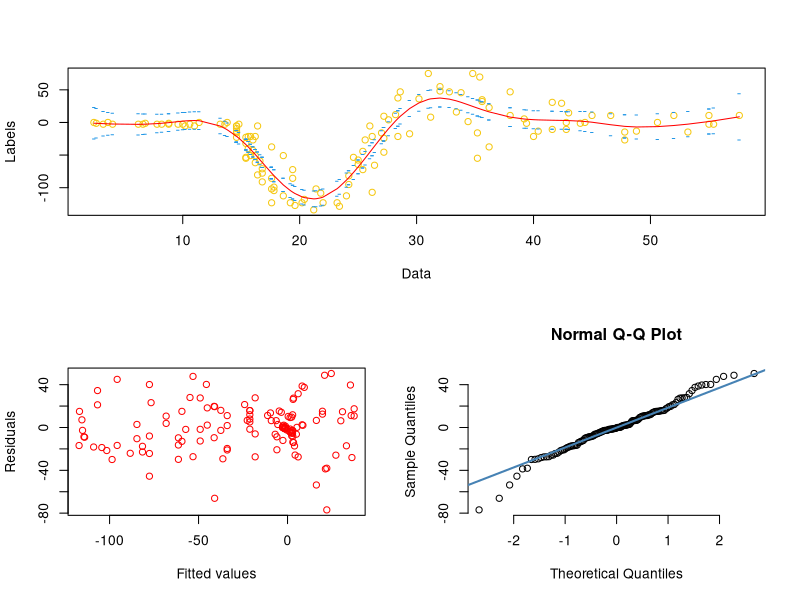

The R script that drew this image:
################################################################################
############## 3: Smoothing with basis expansions and penalties ################
################################################################################

################################ Contributors ################################## 

##---------------------------  Kartik (s2407270)------------------------------##

#################################### CODE  #####################################

library(MASS)
library(methods)

Basis_mat<- function (x,k,bord){
  
  dk <- diff(range(x))/(k-bord)                ## knot spacing
  knots <- seq(min(x)-dk*bord,by=dk,length=k+bord+1)
  X <- splines::splineDesign(knots,x,ord=bord+1,outer.ok=TRUE)
  return(X)
}


estimate <- function(n,Q,R,D,X,y,k,logsp,ngrid){
## This function estimates the optimal value of lambda by minimizing the gcv 
## value. The function takes argument Q, R (Founded using QR decomposition), X
## (Basis Matrix), y (labels), logsp (the ends of interval to search for lambda)
## ngrid (the of lambda values to try)
  
  
  
  
  S <- t(solve(R)) %*% t(D) %*% D %*% solve(R)
                                             ## Defining the eigen decomposition
                                             ## vector to decompose to speed up  
                                             ## search for optimal lambda
  
  ev <- eigen(S)                        ## getting Eigen values and vector
  A <- diag(ev$values)                  ## Extract the eigen components for A
  U <- ev$vectors                       ## Extracting the eigen vectors for U
  
  vals <- exp(seq(logsp[1],logsp[-1],length.out=ngrid))
                                       ## Creating a grid to search
                                       ## for lambda values to try. Taking 
                                       ## exponential because all values are in
                                       ## log scale to convert back we use exp()
                                       ## exponential function.
  
  
  gcv <- 1e6                           ## initializing the min_gcv value  
                                       ## to very large value in order to 
                                       ## get minimum gcv to specific lambda
  
  lambda <- 0                          ## making global variables in order
  edk <-0                              ## extract it from the loop's scope
                                       ## where edk is effective degrees of 
                                       ## freedom
  
  I <- diag(k)                         ## creating a Identity matrix of 
                                       ## same dimensions as k
  
  for (temp_lambda in vals){           ## iterating vals(i.e. lambda values)
    
    ## Initializing the beta with respective value of lambda stored in vals 
    beta <- solve(R)%*%U%*%solve( I + temp_lambda * A)%*%t(U)%*%t(Q)%*% y
    
    temp_edk <- sum(diag(solve( I + temp_lambda * A)))
                                       ## temporary Effective Degrees of Freedom
                                       ## for that specific lambda
    
    fitted <- X %*% beta               ## fitted values course
    
    sigma_2 <- (t(y-fitted) %*% (y-fitted)) / (n-temp_edk)
                                       ## Calculating the residual variance to 
                                       ## find the temporary gcv in order to 
                                       ## minimize it
    
    temp_gcv <- sigma_2 / (n-temp_edk) ## computing temporary GCV values using  
                                       ## given formula
    
    
    if (temp_gcv < gcv){                     ## comparing the minimum value with
                                             ## previous results
      
      gcv <- temp_gcv                        ## getting the minimum value of the
                                             ## corresponding gcv 
      
                                             ## extracting the parameters from
      lambda <- temp_lambda                  ## the for corresponding gcv i.e.
                                             ## lambda  
      
      edk <- temp_edk                        ## Effective degrees of freedom edk 
      opt_sigma_2 <<-sigma_2                 ## and optimal value of residual
                                             ## variance by minimizing GCV.
    }
  }
  return(c(lambda,gcv,edk,opt_sigma_2))   ## return the optimal parameters 
                                          ## obtained
  
  
}

pspline<- function (x,y,k=20,logsp=c(-5,5),bord=3,pord=2,ngrid=100){
## function arguments are as follows:
## x and y – the vectors of x, y data to smooth. k – the number of basis 
## functions to use logsp – the ends of the interval over which to search for 
## the smoothing parameter (log λ scale). 
## bord – the B-spline order to use: 3 corresponds to cubic.
## pord – the order of difference to use in the penalty. 2 is for the penalty 
## ngrid – the number of smoothing parameter values to try. 
  
  X <- Basis_mat(x,k,bord)                 ## Setting up the basis (X matrix)
  
  n <- length(x)                           ## No. of input values or datapoints
  
  D <- diff(diag(k),differences=pord)      ## D is a k−2 × k matrix of zeroes
                                           ## used to estimate beta
  
  lambda <- 0                              ## initialing as global var.
  
  if (length(logsp)==1){
    lambda <- logsp[1]
  }else{
    QR <- qr(X)                            ## Doing QR decomposition of X vector 
    Q <- qr.Q(QR)                          ## Extarcting the Q matrix
    R <- qr.R(QR)                          ## Extracting the R matrix
    
    optimal <- estimate(n,Q,R,D,X,y,k,logsp,ngrid) 
                                           ## Calling the func estimate to
    lambda <- optimal[1]                   ## to get optimal value of λ 
                                                      
    gcv <<- optimal[2]                     ## Extracting the optimal value of 
    edk <<- optimal[3]                     ## GCV, edk(effective degrees of 
                                           ## freedom)
    sigma_2 <<- optimal[4]                 ## Residual variance                            
    
  }
  beta <- solve(t(X) %*% X + lambda * t(D) %*% D) %*% t(X) %*% y
  fit <- X %*% beta
  return (list(lambda,beta, fit,sigma_2,edk,gcv))
}

data(mcycle)                           ## Getting the mcycle dataset from 
                                       ## mass library

x_train <- mcycle$times                ## Input values that corresponds to time 
                                       ## at an instant

y_train <- mcycle$accel                ## Labels for the train values that 
                                       ## corresponds to the acceleration at 
                                       ## that specific time



attr <- pspline(x_train,y_train,k=20,logsp=c(-5,5),bord=3,pord=2,ngrid=100)

a <-list(x=x_train,y=y_train,k=20,logsp=c(-5,5),bord=3,pord=2,ngrid=100,lambda=attr[[1]]
         ,beta=attr[[2]],fit=attr[[3]],sigma_2=attr[[4]],edk=attr[[5]],gcv=attr[[6]])

class(a) <- "pspline"


print.pspline <- function (m){
  cat("Order",m$bord,"p-spline with order",m$pord,"penalty","\n")
  cat("Effective degrees of freedom:",m$edk,"Coefficients:",length(m$beta),"\n")
  
  r_2 <- 1-(length(m$y)-1)* sigma_2 / sum(t(m$y-mean(m$y)) %*% (m$y-mean(m$y)))
  
  cat("Residual std dev:",sqrt(m$sigma_2),"r-squared:",r_2,"GCV:",m$gcv,"\n")
  
  return(list(gcv,m$edk,r_2))
}

predict.pspline <- function(m,x,se=TRUE){
  Xp <- Basis_mat(x,m$k,m$bord)
  
  D <- diff(diag(m$k),differences=m$pord) 
  
  V <- solve(t(Xp) %*% Xp + m$lambda * t(D) %*%  D) * sigma_2            
  
  std_err <- sqrt(rowSums(Xp * (Xp %*% V)))
  if (se){
    fit <- Xp %*% m$beta
    se <- std_err
    return(list(fit,se)) 
  }else{
    
    predictions <- Xp %*% m$beta 
    return(predictions)
  }
  
}

plot.pspline <- function(m)
{
  layout(matrix(c(1,1,2,3),2,2,byrow=TRUE))   ## splitting the plot window in 
                                              ## areas with custom sizes using 
                                              ## layout function, where 
                                              ## matrix in function specifying 
                                              ## the location of figures.
  
  plot(m$x,m$y,xlab="Data",ylab="Labels",col=7)
  ## Plotting the 1st figure 
  lines(m$x,m$fit,col="red")
  
  se <- predict(m,m$x)[[2]]
  print(se)
  upper<- m$fit + 1.96*se                                # upper 95% conf. band
  lower <- m$fit - 1.96*se                               # lower 95% conf. band
  
  lines(m$x, upper, type="plp", pch="-",col=4)
  lines(m$x, lower, type="plp", pch="-",col=4)
  
  
  residuals <- m$y-m$fit
  plot(m$fit,residuals,xlab="Fitted values",ylab="Residuals",col="red")
  
  qqnorm(residuals, pch = 1, frame= FALSE)
  qqline(residuals, col="steelblue", lwd=2)
  
  
}

imp <-print(a)

pred <-predict(a,x_train)
plot(a)
